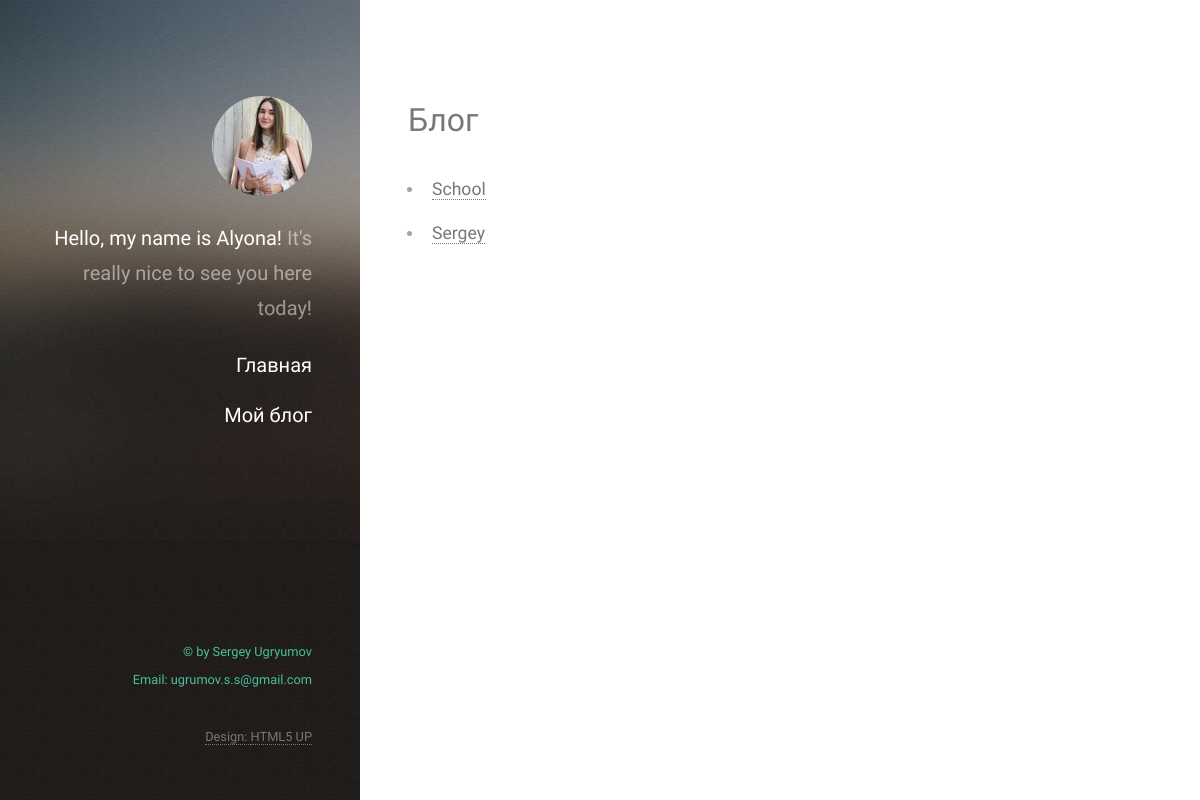
/topics, run on an earlier commit of the app's database.
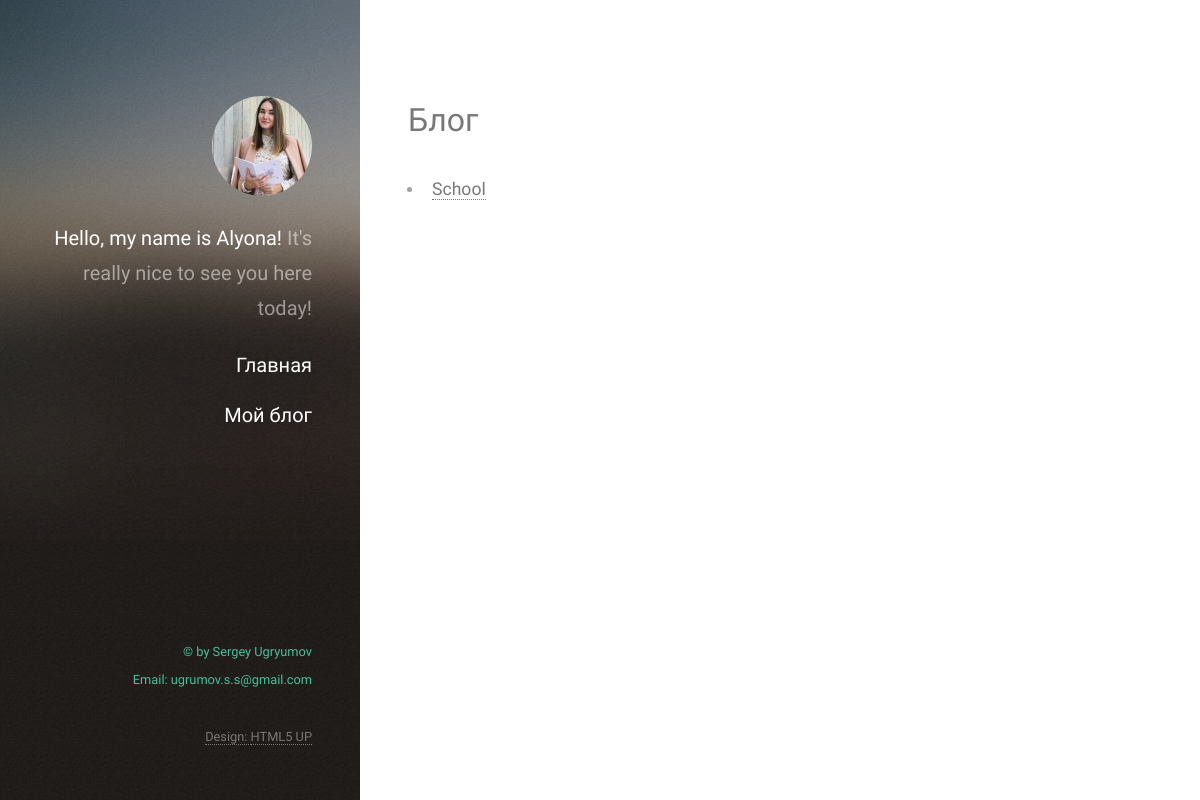
And on a later commit of the database.
### planner/models.py (models this page shows)
class Topic(models.Model):
    text = models.CharField(max_length=200)
    date_added = models.DateTimeField(auto_now_add=True)
    owner = models.ForeignKey(User, on_delete=models.CASCADE)
    def __str__(self):
        return self.text

### planner/views.py (the view)
# urls.py: path('topics', views.topics, name='topics'),
def topics(request):
    topics = Topic.objects.order_by('date_added')
    context = {'topics': topics}
    return render(request, 'planner/topics.html', context)

### planner/templates/planner/topics.html (shortened to what this page needs)
{% extends "planner/base.html" %}
{% load static %}
{% block content %}
<div id="main">
    <header class="major">
        <h2>Блог</h2>
    </header>
    <ul>
        {% for topic in topics %}
        <li><h4><a href="{% url 'planner:topic' topic.id %}">{{ topic }}</h4></li>
        {% empty %}
        <li>No topics have been added yet.</li>
        {% endfor %}
    </ul>
{% endblock content %}

What changed in the data, as far as the page shows it:
removed Topic: text "Sergey"
